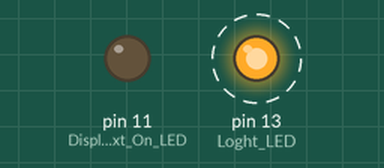
Simulated run of this sketch. Board: Arduino Uno, built with avr-gcc and run on an emulated ATmega328P. Parts: output pins drawn as LEDs (lit = HIGH). Dashed ring = blinking.

Above: at 0.5 s.
Timing chart, 0 to 4.6 s (numbered marks = the images above):
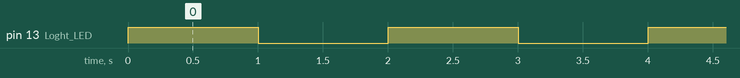

Measured:
- by itself, pin 13 (Loght_LED): alternates HIGH for 1.0 s and LOW for 1.0 s

The sketch:

distancesensor.ino
```cpp
void setup(){
pinMode(13,OUTPUT);//Loght LED
pinMode(12,INPUT);//Read from Ultrasonic sensor
pinMode(11,OUTPUT);//Display Text On LED
}
void loop(){
digitalWrite(13, HIGH);
delay(1000);
digitalWrite(13, LOW);
delay(1000);
}
```
